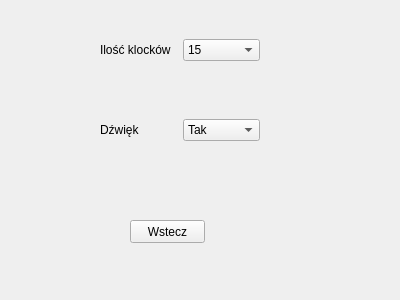
<?xml version="1.0" encoding="UTF-8"?>
<ui version="4.0">
 <class>SettingsMenu</class>
 <widget class="QWidget" name="SettingsMenu">
  <property name="geometry">
   <rect>
    <x>0</x>
    <y>0</y>
    <width>400</width>
    <height>300</height>
   </rect>
  </property>
  <property name="windowTitle">
   <string>Form</string>
  </property>
  <widget class="QWidget" name="horizontalLayoutWidget">
   <property name="geometry">
    <rect>
     <x>100</x>
     <y>10</y>
     <width>160</width>
     <height>80</height>
    </rect>
   </property>
   <layout class="QHBoxLayout" name="horizontalLayout_2">
    <item>
     <widget class="QLabel" name="label">
      <property name="text">
       <string>Ilość klocków</string>
      </property>
     </widget>
    </item>
    <item>
     <widget class="QComboBox" name="blocksComboBox">
      <item>
       <property name="text">
        <string>15</string>
       </property>
      </item>
      <item>
       <property name="text">
        <string>8</string>
       </property>
      </item>
     </widget>
    </item>
   </layout>
  </widget>
  <widget class="QWidget" name="horizontalLayoutWidget_2">
   <property name="geometry">
    <rect>
     <x>100</x>
     <y>90</y>
     <width>160</width>
     <height>80</height>
    </rect>
   </property>
   <layout class="QHBoxLayout" name="horizontalLayout_3">
    <item>
     <widget class="QLabel" name="label_2">
      <property name="text">
       <string>Dźwięk</string>
      </property>
     </widget>
    </item>
    <item>
     <widget class="QComboBox" name="soundComboBox">
      <item>
       <property name="text">
        <string>Tak</string>
       </property>
      </item>
      <item>
       <property name="text">
        <string>Nie</string>
       </property>
      </item>
     </widget>
    </item>
   </layout>
  </widget>
  <widget class="QPushButton" name="backButton">
   <property name="geometry">
    <rect>
     <x>130</x>
     <y>220</y>
     <width>75</width>
     <height>23</height>
    </rect>
   </property>
   <property name="text">
    <string>Wstecz</string>
   </property>
  </widget>
 </widget>
 <resources/>
 <connections/>
</ui>
